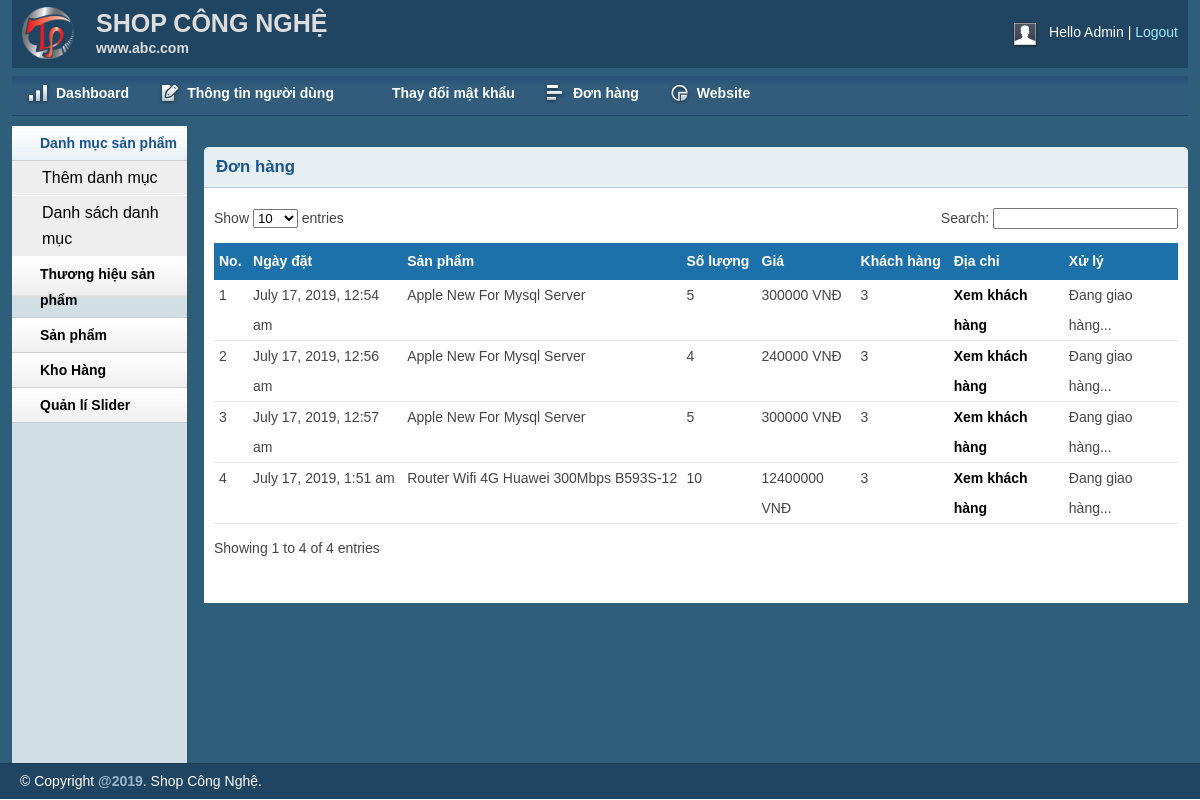
Page /admin/inbox.php (signed in) on the committed database.
### tables this page shows
CREATE TABLE `tbl_order` (
  `id` int(11) NOT NULL,
  `productId` int(11) NOT NULL,
  `productName` varchar(255) NOT NULL,
  `customer_id` int(11) NOT NULL,
  `quantity` int(11) NOT NULL,
  `price` varchar(255) NOT NULL,
  `image` varchar(255) NOT NULL,
  `status` int(11) NOT NULL DEFAULT '0',
  `date_order` datetime NOT NULL DEFAULT CURRENT_TIMESTAMP
);

### lib/database.php (called while the page is built, shortened)
<?php
Class Database extends PDO{
   public $host   = DB_HOST;
   public $user   = DB_USER;
   public $pass   = DB_PASS;
   public $dbname = DB_NAME;
   public $link;
private function connectDB(){
   $this->link = new mysqli($this->host, $this->user, $this->pass,
    $this->dbname);
 }
public function select($query){
  $result = $this->link->query($query) or
   die($this->link->error.__LINE__);
  if($result->num_rows > 0){
    return $result;
  } else {
    return false;
  }
 }
}

### classes/cart.php (called while the page is built, shortened)
<?php
	$filepath = realpath(dirname(__FILE__));
	include_once ($filepath.'/../lib/database.php');
	include_once ($filepath.'/../helpers/format.php');
?>
<?php
	class cart
	{
		private $db;
		public function __construct()
		{
			$this->db = new Database();
		}
		public function get_inbox_cart()
		{
			$query = "SELECT * FROM tbl_order ";
			$get_inbox_cart = $this->db->select($query);
			return $get_inbox_cart;
		}
	}
 ?>

### helpers/format.php (called while the page is built, shortened)
<?php
class Format{
 public function formatDate($date){
    return date('F j, Y, g:i a', strtotime($date));
 }
}
?>

### admin/inbox.php (the view, shortened to what this page needs)
<?php include 'inc/header.php';?>
<?php include 'inc/sidebar.php';?>
<?php
	$filepath = realpath(dirname(__FILE__));
	include_once ($filepath.'/../classes/cart.php');
	include_once ($filepath.'/../helpers/format.php');
 ?>
        <div class="grid_10">
            <div class="box round first grid">
                <h2>Đơn hàng</h2>
                <div class="block">
                    <table class="data display datatable" id="example">
					<thead>
						<tr>
							<th>No.</th>
							<th>Ngày đặt</th>
							<th>Sản phẩm</th>
							<th>Số lượng</th>
							<th>Giá</th>
							<th>Khách hàng</th>
							<th>Địa chỉ</th>
							<th>Xử lý</th>
						</tr>
					</thead>
					<tbody>
						<?php
						$ct = new cart();
						$fm = new Format();
						$get_inbox_cart = $ct -> get_inbox_cart();
						if ($get_inbox_cart) {
							$i=0;
							while ($result = $get_inbox_cart->fetch_assoc()) {
								$i++;
						 ?>
						<tr class="odd gradeX">
							<td><?php echo $i; ?></td>
							<td><?php echo $fm->FormatDate($result['date_order']); ?></td>
							<td><?php echo $result['productName'] ?> </td>
							<td><?php echo $result['quantity'] ?></td>
							<td><?php echo $result['price'].' VNĐ' ?></td>
							<td><?php echo $result['customer_id'] ?></td>
							<td><a href="customer.php?customerid=<?php echo $result['customer_id'] ?>">Xem khách hàng</a></td>
							<td>
								<?php
								if($result['status']==0){
								 ?>
								<a href="?shiftid=<?php echo $result['id'] ?>&qty=<?php echo $result['quantity'] ?>&proid=<?php echo $result['productId'] ?>&price=<?php echo $result['price']; ?>&time=<?php echo $result['date_order'] ?>">Đang chờ xử lý
								<?php
								}elseif($result['status']==1) {
								 ?>
								<?php
								echo 'Đang giao hàng...';
								 ?>
								<?php
								}elseif($result['status']==2) {
								 ?>
								<a href="?delid=<?php echo $result['id'] ?>&price=<?php echo $result['price']; ?>&time=<?php echo $result['date_order'] ?>">Xóa đơn</a>
								 <?php
								}
								 ?>
							</td>
						</tr>
						<?php
						}
						}
						 ?>
					</tbody>
				</table>
               </div>
            </div>
        </div>
<?php include 'inc/footer.php';?>

### admin/css/text.css (style rules this page uses)
body { font: 13px/1.5 Tahoma, Helvetica, Arial, 'Liberation Sans', FreeSans, sans-serif; }
h2 { font-size: 23px; }
p, dl, hr, h1, h2, h3, h4, h5, h6, ol, ul, pre, table, address, fieldset { margin-bottom: 20px; }

### admin/css/grid.css (style rules this page uses)
.grid_1, .grid_2, .grid_3, .grid_4, .grid_5, .grid_6, .grid_7, .grid_8, .grid_9, .grid_10, .grid_11, .grid_12, .grid_13, .grid_14, .grid_15, .grid_16 { display: inline; float: left; margin-left: 1%; margin-right: 1%; }
.container_12 .grid_10 { width: 81.333%; }

### admin/css/layout.css (style rules this page uses)
body { background: #fff none repeat scroll 0 0; color: #444; font-size: 14px; padding: 0; }
a { color: #000; font-weight:bold; text-decoration: none; }
h1, h2, h3, h4, h5, h6 { line-height:1.2em; margin-bottom:.3em; }
h2 { margin-top:1em; }
.box { background:#fff; margin-bottom:20px; padding:10px 10px 10px 10px; margin-left:-8px; }
.box.grid { padding-bottom:40px; }
.box.round { -moz-border-radius: 5px 5px 0px 0px; -webkit-border-radius: 5px 5px 0px 0px; border-radius: 5px 5px 0px 0px; }
.box h2 { font-size:1.2em; font-weight:bold; color:#1B548D; background:#E6F0F3; margin:-10px -10px 0 -10px; padding:10px 12px; border-bottom:1px solid #B3CBD6; -moz-border-radius: 5px 5px 0px 0px; -webkit-border-radius: 5px 5px 0px 0px; border-radius: 5px 5px 0px 0px; }
.box.first { min-height: 406px; }
.block { padding-top:20px; }
.block { padding-bottom:1px; }
table.display { margin: 0 auto; clear: both; width: 100%; }
table#example th { background: #1d71ab !important; }
.sorting_asc { background: #cf4a45 url(../img/table/sort_asc.png) no-repeat center right; padding:8px 5px; text-align:left; color:#fff; }
.sorting { background:#8f8f8f url(../img/table/sort_both.png) no-repeat center right; padding:8px 5px; text-align:left; color:#fff; }
tr.odd { height: 30px; line-height: 30px; border-bottom:1px solid #e6e6e6; }
tr.even { height: 30px; line-height: 30px; border-bottom:1px solid #e6e6e6; }
tr.odd td, tr.even td { padding-left:5px; }

### rows in the picture
tbl_order: date_order "July 17, 2019, 12:54 am", productName "Apple New For Mysql Server", quantity "5", price "300000", customer "3", status "Đang giao hàng..."
tbl_order: date_order "July 17, 2019, 12:56 am", productName "Apple New For Mysql Server", quantity "4", price "240000", customer "3", status "Đang giao hàng..."
tbl_order: date_order "July 17, 2019, 12:57 am", productName "Apple New For Mysql Server", quantity "5", price "300000", customer "3", status "Đang giao hàng..."
tbl_order: date_order "July 17, 2019, 1:51 am", productName "Router Wifi 4G Huawei 300Mbps B593S-12", quantity "10", price "12400000", customer "3", status "Đang giao hàng..."
